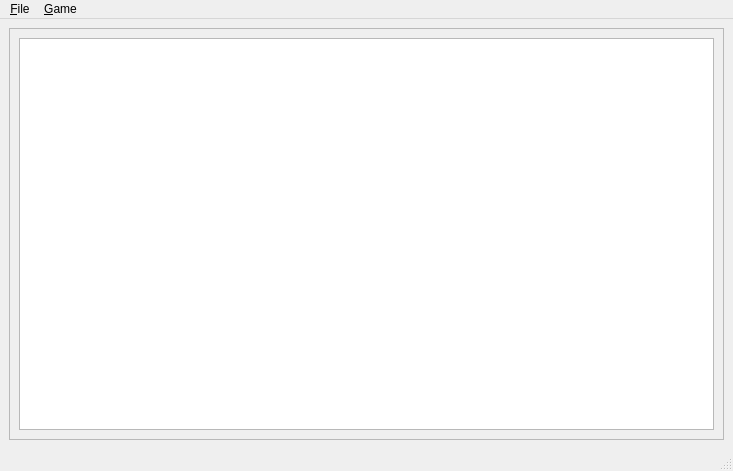
<?xml version="1.0" encoding="UTF-8"?>
<ui version="4.0">
 <class>MainWindow</class>
 <widget class="QMainWindow" name="MainWindow">
  <property name="geometry">
   <rect>
    <x>0</x>
    <y>0</y>
    <width>733</width>
    <height>471</height>
   </rect>
  </property>
  <property name="windowTitle">
   <string>MainWindow</string>
  </property>
  <property name="windowIcon">
   <iconset resource="Resources.qrc">
    <normaloff>:/icons/Marvin-The-Martian-psd77710.png</normaloff>:/icons/Marvin-The-Martian-psd77710.png</iconset>
  </property>
  <widget class="QWidget" name="centralwidget">
   <layout class="QHBoxLayout" name="horizontalLayout">
    <item>
     <widget class="QFrame" name="frame">
      <property name="frameShape">
       <enum>QFrame::StyledPanel</enum>
      </property>
      <property name="frameShadow">
       <enum>QFrame::Raised</enum>
      </property>
      <layout class="QHBoxLayout" name="horizontalLayout_2">
       <item>
        <widget class="QListView" name="listView">
         <property name="acceptDrops">
          <bool>true</bool>
         </property>
         <property name="dragEnabled">
          <bool>true</bool>
         </property>
         <property name="iconSize">
          <size>
           <width>60</width>
           <height>60</height>
          </size>
         </property>
         <property name="movement">
          <enum>QListView::Snap</enum>
         </property>
         <property name="spacing">
          <number>10</number>
         </property>
         <property name="gridSize">
          <size>
           <width>80</width>
           <height>80</height>
          </size>
         </property>
         <property name="viewMode">
          <enum>QListView::IconMode</enum>
         </property>
        </widget>
       </item>
      </layout>
     </widget>
    </item>
   </layout>
  </widget>
  <widget class="QMenuBar" name="menubar">
   <property name="geometry">
    <rect>
     <x>0</x>
     <y>0</y>
     <width>733</width>
     <height>20</height>
    </rect>
   </property>
   <widget class="QMenu" name="menu_File">
    <property name="title">
     <string>&amp;File</string>
    </property>
    <addaction name="action_Open"/>
    <addaction name="separator"/>
    <addaction name="action_Quit"/>
   </widget>
   <widget class="QMenu" name="menu_Game">
    <property name="title">
     <string>&amp;Game</string>
    </property>
    <addaction name="action_Restart"/>
   </widget>
   <addaction name="menu_File"/>
   <addaction name="menu_Game"/>
  </widget>
  <widget class="QStatusBar" name="statusbar"/>
  <action name="action_Open">
   <property name="text">
    <string>&amp;Open</string>
   </property>
  </action>
  <action name="action_Quit">
   <property name="text">
    <string>&amp;Quit</string>
   </property>
  </action>
  <action name="action_Restart">
   <property name="text">
    <string>&amp;Restart</string>
   </property>
  </action>
 </widget>
 <resources>
  <include location="Resources.qrc"/>
 </resources>
 <connections>
  <connection>
   <sender>action_Quit</sender>
   <signal>triggered()</signal>
   <receiver>MainWindow</receiver>
   <slot>close()</slot>
   <hints>
    <hint type="sourcelabel">
     <x>-1</x>
     <y>-1</y>
    </hint>
    <hint type="destinationlabel">
     <x>366</x>
     <y>230</y>
    </hint>
   </hints>
  </connection>
 </connections>
</ui>
